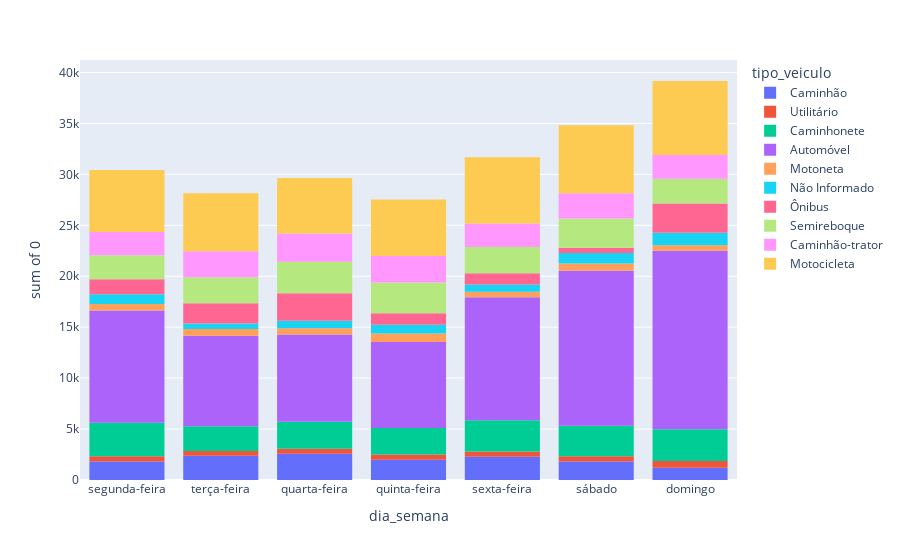

Notebook source saved alongside this figure:
### Code cell
fig = px.histogram(dataset_veiculos_ordenado, x='dia_semana', y=0, color='tipo_veiculo')
fig.show()

### Figure 1 — Plotly figure (JSON) as saved in the notebook; plotly's stock layout.template omitted (floating-point values rounded to 4 significant figures)
{"data": [{"alignmentgroup": "True", "bingroup": "x", "histfunc": "sum", "hovertemplate": "tipo_veiculo=Caminhão<br>dia_semana=%{x}<br>sum of 0=%{y}<extra></extra>", "legendgroup": "Caminhão", "marker": {"color": "#636efa", "pattern": {"shape": ""}}, "name": "Caminhão", "offsetgroup": "Caminhão", "orientation": "v", "showlegend": true, "type": "histogram", "x": ["segunda-feira", "terça-feira", "quarta-feira", "quinta-feira", "sexta-feira", "sábado", "domingo"], "xaxis": "x", "y": [1814, 2383, 2572, 1999, 2293, 1823, 1204], "yaxis": "y"}, {"alignmentgroup": "True", "bingroup": "x", "histfunc": "sum", "hovertemplate": "tipo_veiculo=Utilitário<br>dia_semana=%{x}<br>sum of 0=%{y}<extra></extra>", "legendgroup": "Utilitário", "marker": {"color": "#EF553B", "pattern": {"shape": ""}}, "name": "Utilitário", "offsetgroup": "Utilitário", "orientation": "v", "showlegend": true, "type": "histogram", "x": ["segunda-feira", "terça-feira", "quarta-feira", "quinta-feira", "sexta-feira", "sábado", "domingo"], "xaxis": "x", "y": [505, 459, 503, 514, 501, 504, 652], "yaxis": "y"}, {"alignmentgroup": "True", "bingroup": "x", "histfunc": "sum", "hovertemplate": "tipo_veiculo=Caminhonete<br>dia_semana=%{x}<br>sum of 0=%{y}<extra></extra>", "legendgroup": "Caminhonete", "marker": {"color": "#00cc96", "pattern": {"shape": ""}}, "name": "Caminhonete", "offsetgroup": "Caminhonete", "orientation": "v", "showlegend": true, "type": "histogram", "x": ["segunda-feira", "terça-feira", "quarta-feira", "quinta-feira", "sexta-feira", "sábado", "domingo"], "xaxis": "x", "y": [3289, 2428, 2636, 2579, 3081, 2992, 3117], "yaxis": "y"}, {"alignmentgroup": "True", "bingroup": "x", "histfunc": "sum", "hovertemplate": "tipo_veiculo=Automóvel<br>dia_semana=%{x}<br>sum of 0=%{y}<extra></extra>", "legendgroup": "Automóvel", "marker": {"color": "#ab63fa", "pattern": {"shape": ""}}, "name": "Automóvel", "offsetgroup": "Automóvel", "orientation": "v", "showlegend": true, "type": "histogram", "x": ["segunda-feira", "terça-feira", "quarta-feira", "quinta-feira", "sexta-feira", "sábado", "domingo"], "xaxis": "x", "y": [11042, 8894, 8561, 8465, 12070, 15228, 17540], "yaxis": "y"}, {"alignmentgroup": "True", "bingroup": "x", "histfunc": "sum", "hovertemplate": "tipo_veiculo=Motoneta<br>dia_semana=%{x}<br>sum of 0=%{y}<extra></extra>", "legendgroup": "Motoneta", "marker": {"color": "#FFA15A", "pattern": {"shape": ""}}, "name": "Motoneta", "offsetgroup": "Motoneta", "orientation": "v", "showlegend": true, "type": "histogram", "x": ["segunda-feira", "terça-feira", "quarta-feira", "quinta-feira", "sexta-feira", "sábado", "domingo"], "xaxis": "x", "y": [638, 658, 629, 830, 535, 713, 540], "yaxis": "y"}, {"alignmentgroup": "True", "bingroup": "x", "histfunc": "sum", "hovertemplate": "tipo_veiculo=Não Informado<br>dia_semana=%{x}<br>sum of 0=%{y}<extra></extra>", "legendgroup": "Não Informado", "marker": {"color": "#19d3f3", "pattern": {"shape": ""}}, "name": "Não Informado", "offsetgroup": "Não Informado", "orientation": "v", "showlegend": true, "type": "histogram", "x": ["segunda-feira", "terça-feira", "quarta-feira", "quinta-feira", "sexta-feira", "sábado", "domingo"], "xaxis": "x", "y": [941, 547, 741, 848, 721, 1030, 1212], "yaxis": "y"}, {"alignmentgroup": "True", "bingroup": "x", "histfunc": "sum", "hovertemplate": "tipo_veiculo=Ônibus<br>dia_semana=%{x}<br>sum of 0=%{y}<extra></extra>", "legendgroup": "Ônibus", "marker": {"color": "#FF6692", "pattern": {"shape": ""}}, "name": "Ônibus", "offsetgroup": "Ônibus", "orientation": "v", "showlegend": true, "type": "histogram", "x": ["segunda-feira", "terça-feira", "quarta-feira", "quinta-feira", "sexta-feira", "sábado", "domingo"], "xaxis": "x", "y": [1480, 1969, 2694, 1139, 1091, 505, 2885], "yaxis": "y"}, {"alignmentgroup": "True", "bingroup": "x", "histfunc": "sum", "hovertemplate": "tipo_veiculo=Semireboque<br>dia_semana=%{x}<br>sum of 0=%{y}<extra></extra>", "legendgroup": "Semireboque", "marker": {"color": "#B6E880", "pattern": {"shape": ""}}, "name": "Semireboque", "offsetgroup": "Semireboque", "orientation": "v", "showlegend": true, "type": "histogram", "x": ["segunda-feira", "terça-feira", "quarta-feira", "quinta-feira", "sexta-feira", "sábado", "domingo"], "xaxis": "x", "y": [2362, 2563, 3095, 3004, 2570, 2863, 2428], "yaxis": "y"}, {"alignmentgroup": "True", "bingroup": "x", "histfunc": "sum", "hovertemplate": "tipo_veiculo=Caminhão-trator<br>dia_semana=%{x}<br>sum of 0=%{y}<extra></extra>", "legendgroup": "Caminhão-trator", "marker": {"color": "#FF97FF", "pattern": {"shape": ""}}, "name": "Caminhão-trator", "offsetgroup": "Caminhão-trator", "orientation": "v", "showlegend": true, "type": "histogram", "x": ["segunda-feira", "terça-feira", "quarta-feira", "quinta-feira", "sexta-feira", "sábado", "domingo"], "xaxis": "x", "y": [2262, 2550, 2764, 2613, 2306, 2477, 2317], "yaxis": "y"}, {"alignmentgroup": "True", "bingroup": "x", "histfunc": "sum", "hovertemplate": "tipo_veiculo=Motocicleta<br>dia_semana=%{x}<br>sum of 0=%{y}<extra></extra>", "legendgroup": "Motocicleta", "marker": {"color": "#FECB52", "pattern": {"shape": ""}}, "name": "Motocicleta", "offsetgroup": "Motocicleta", "orientation": "v", "showlegend": true, "type": "histogram", "x": ["segunda-feira", "terça-feira", "quarta-feira", "quinta-feira", "sexta-feira", "sábado", "domingo"], "xaxis": "x", "y": [6087, 5691, 5438, 5544, 6502, 6680, 7270], "yaxis": "y"}], "layout": {"barmode": "relative", "legend": {"title": {"text": "tipo_veiculo"}, "tracegroupgap": 0}, "margin": {"t": 60}, "xaxis": {"anchor": "y", "domain": [0, 1], "title": {"text": "dia_semana"}}, "yaxis": {"anchor": "x", "domain": [0, 1], "title": {"text": "sum of 0"}}}}
